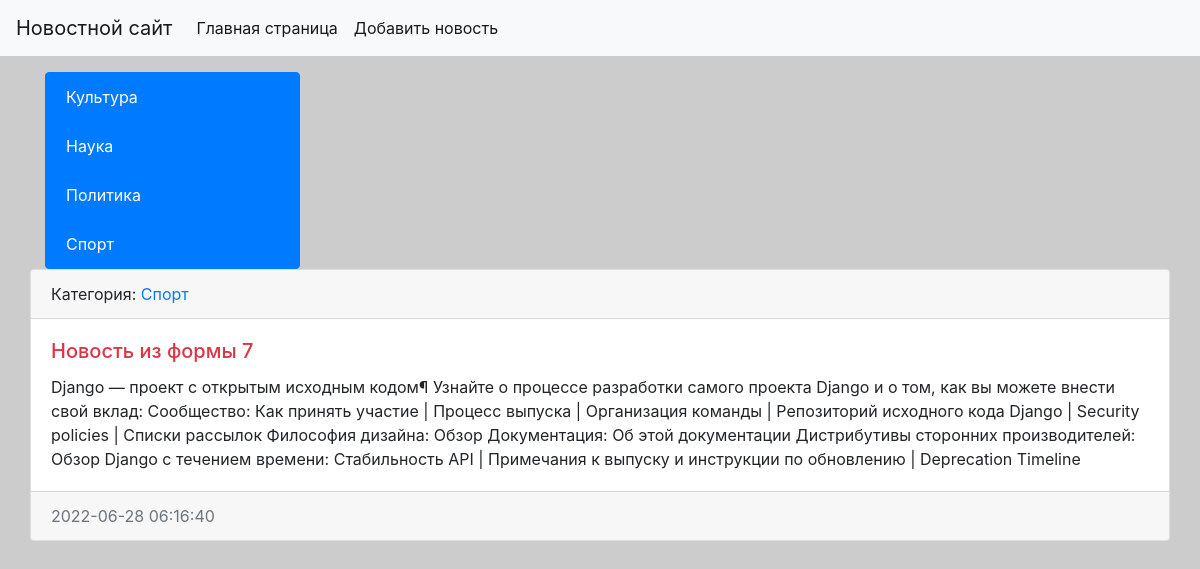
The app's page /news/11/ with its own data.
### news/models.py (models this page shows, shortened)
class Category(models.Model):
    title = models.CharField(max_length=150, db_index=True, verbose_name='Наименование категории')
    def get_absolute_url(self):
        return reverse('category', kwargs={"category_id": self.pk})  # 1-й параметр название маршрута
    def __str__(self):
        return self.title
    class Meta:
        verbose_name = 'Категория'
        verbose_name_plural = 'Категории'
        ordering = ['title']

class News(models.Model):
    title = models.CharField(max_length=150, verbose_name='Наименование')
    content = models.TextField(blank=True, verbose_name='Контент')
    created_at = models.DateTimeField(auto_now_add=True, verbose_name='Дата публикации')
    updated_at = models.DateTimeField(auto_now=True, verbose_name='Обновленно')
    photo = models.ImageField(upload_to='photos/%Y/%m/%d/', verbose_name='Фото', blank=True)
    is_published = models.BooleanField(default=True, verbose_name='Опубликовано?')
    category = models.ForeignKey('Category', on_delete=models.PROTECT, verbose_name='Категория')
    class Meta:
        verbose_name = 'Новость'
        verbose_name_plural = 'Новости'
        ordering = ['-created_at']

### news/views.py (the view)
# urls.py: path('news/<int:pk>/', ViewNews.as_view(), name='view_news'),
class ViewNews(DetailView):
    model = News
    context_object_name = 'news_item'

### news/templatetags/news_tags.py (called while the page is built)
@register.inclusion_tag('news/list_categories.html')
def show_categories(arg1='Hello', arg2='world'):
    categories = Category.objects.all()
    return {'categories': categories, 'arg1': arg1, 'arg2': arg2}

### news/templates/news/news_detail.html (shortened to what this page needs)
    {% extends 'base.html' %}
{% block sidebar %}
{% include 'inc/_sidebar.html' %}
{% endblock %}
{% block content %}
        <div class="card mb-3">
          <div class="card-header">
            Категория: <a href="{{ news_item.category.get_absolute_url }}">
              {{ news_item.category }}</a>
          </div>
          <div class="card-body">
              <div class="media">
                  <div class="media-body">
                    <h5 class="card-title {% cycle 'text-danger' 'text-success' %}"> {{ news_item.title }}</h5>
            <p class="card-text">{{ news_item.content }}</p>
          </div>
                  </div>
              </div>
          <div class="card-footer text-muted">
              {{ news_item.created_at|date:"Y-m-d H:i:s" }}
          </div>
        </div>
{% endblock %}

### news/templates/news/list_categories.html
<div class="list-group">
    {% for item in categories %}
    <a href="{{ item.get_absolute_url }}"
       class="list-group-item list-group-item-action active"
       aria-current="true">
     {{item.title}}
     </a>
     {% endfor %}
</div>

### mysite/static/css/style.css (style rules this page uses)
body { background-color: #ccc; }

### records on screen
Category: title "Культура"
Category: title "Наука"
Category: title "Политика"
Category: title "Спорт"
News: category "Спорт", title "Новость из формы 7", content "Django — проект с открытым исходным кодом¶ Узнайте о процессе разработки самого проекта Django и о том, как вы можете внести свой вклад: Сообщество: Как принять участие | Процесс выпуска | Организация команды | Репозиторий исходного кода Django | Security policies | Списки рассылок Философия дизайна: Обзор Документация: Об этой документации Дистрибутивы сторонних производителей: Обзор Django с течением времени: Стабильность API | Примечания к выпуску и инструкции по обновлению | Deprecation Timeline", created_at "2022-06-28 06:16:40"
